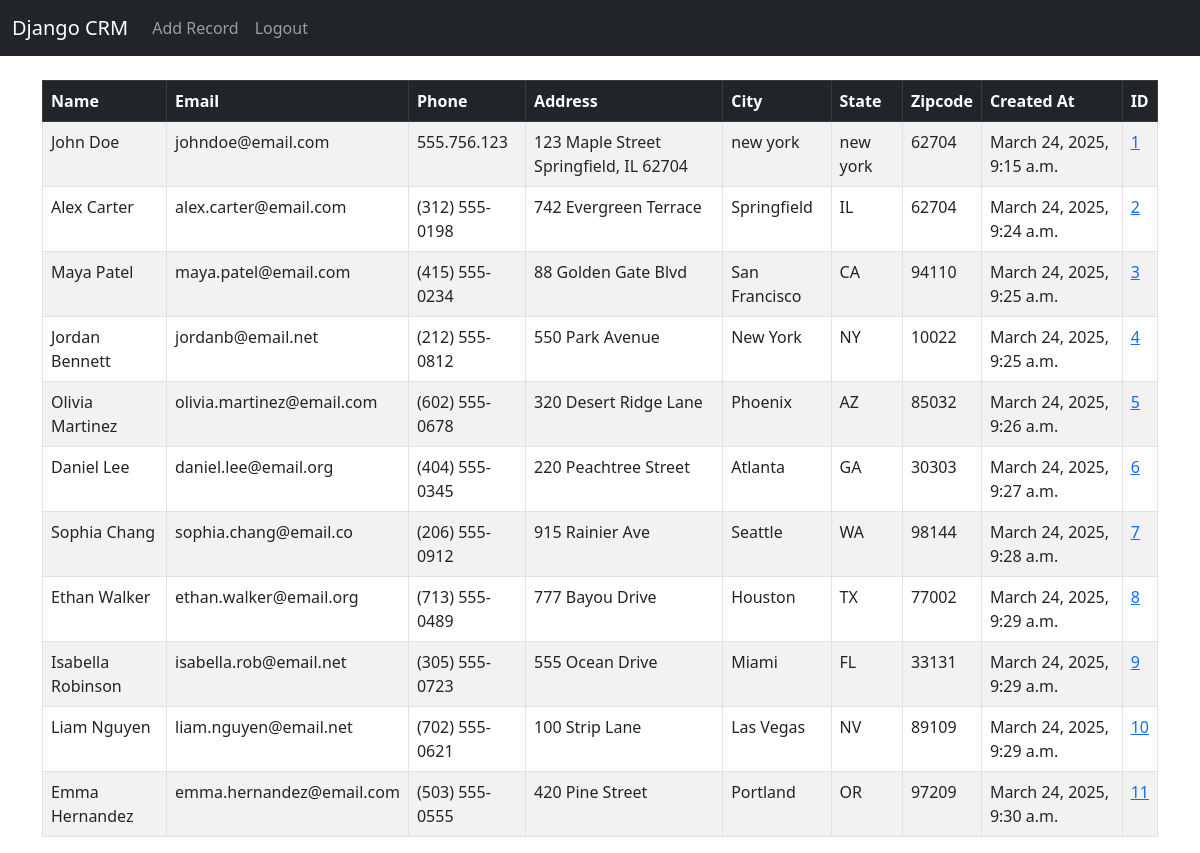
The app's page / (signed in) with its own data.
### website/models.py (models this page shows, shortened)
class Record(models.Model):
	created_at = models.DateTimeField(auto_now_add=True)
	first_name = models.CharField(max_length=50)
	last_name =  models.CharField(max_length=50)
	email =  models.CharField(max_length=100)
	phone = models.CharField(max_length=15)
	address =  models.CharField(max_length=100)
	city =  models.CharField(max_length=50)
	state =  models.CharField(max_length=50)
	zipcode =  models.CharField(max_length=20)

### website/views.py (the view)
# urls.py: path('', views.home, name='home'),
def home(request):
	records = Record.objects.all()
	if request.method == 'POST':
		username = request.POST['username']
		password = request.POST['password']
		user = authenticate(request, username=username, password=password)
		if user is not None:
			login(request, user)
			messages.success(request, "You Have Been Logged In!")
			return redirect('home')
		else:
			messages.success(request, "There Was An Error Logging In, Please Try Again...")
			return redirect('home')
	else:
		return render(request, 'home.html', {'records':records})

### website/templates/home.html (shortened to what this page needs)
{% extends 'base.html' %}
{% block content %}
{% if user.is_authenticated %}
<table class="table table-striped table-hover table-bordered">
  <thead class="table-dark">
    <tr>
      <th scope="col">Name</th>
      <th scope="col">Email</th>
      <th scope="col">Phone</th>
      <th scope="col">Address</th>
      <th scope="col">City</th>
      <th scope="col">State</th>
      <th scope="col">Zipcode</th>
      <th scope="col">Created At</th>
      <th scope="col">ID</th>
    </tr>
  </thead>
  <tbody>
{% if records %}
	{% for record in records %}
		<tr>
			<td>{{ record.first_name }} {{ record.last_name }}</td>
			<td>{{ record.email }}</td>
			<td>{{ record.phone }}</td>
			<td>{{ record.address }}</td>
			<td>{{ record.city }}</td>
			<td>{{ record.state }}</td>
			<td>{{ record.zipcode }}</td>
			<td>{{ record.created_at }}</td>
			<td><a href="{% url 'record' record.id %}">{{ record.id }}</a></td>
		</tr>
	{% endfor %}
{% endif %}
	  </tbody>
	</table>
{% endif %}
{% endblock %}

### website/templates/base.html (shortened to what this page needs)
<!doctype html>
<html lang="en">
  <head>
    <link href="https://cdn.jsdelivr.net/npm/bootstrap@5.3.0-alpha1/dist/css/bootstrap.min.css" rel="stylesheet">
  </head>
  <body>
    {% include 'navbar.html' %}
    <div class="container">
      <br/>
      {% block content %}
      {% endblock%}
    </div>
  </body>
</html>

### website/templates/navbar.html (shortened to what this page needs)
<nav class="navbar navbar-expand-lg navbar-dark bg-dark">
  <div class="container-fluid">
    <a class="navbar-brand" href="{% url 'home' %}">Django CRM</a>
    <div class="collapse navbar-collapse" id="navbarSupportedContent">
      <ul class="navbar-nav me-auto mb-2 mb-lg-0">
        {% if user.is_authenticated %}
        <li class="nav-item">
          <a class="nav-link" href="{% url 'add_record' %}">Add Record</a>
        </li>
        <li class="nav-item">
          <a class="nav-link" href="{% url 'logout' %}">Logout</a>
        </li>
        {% endif %}
      </ul>
    </div>
  </div>
</nav>

### records on screen
Record: first_name "John", last_name "Doe", email "johndoe@email.com", phone "555.756.123", address "123 Maple Street Springfield, IL 62704", city "new york", state "new york", zipcode "62704", created_at "March 24, 2025, 9:15 a.m.", id "1"
Record: first_name "Alex", last_name "Carter", email "alex.carter@email.com", phone "(312) 555-0198", address "742 Evergreen Terrace", city "Springfield", state "IL", zipcode "62704", created_at "March 24, 2025, 9:24 a.m.", id "2"
Record: first_name "Maya", last_name "Patel", email "maya.patel@email.com", phone "(415) 555-0234", address "88 Golden Gate Blvd", city "San Francisco", state "CA", zipcode "94110", created_at "March 24, 2025, 9:25 a.m.", id "3"
Record: first_name "Jordan", last_name "Bennett", email "jordanb@email.net", phone "(212) 555-0812", address "550 Park Avenue", city "New York", state "NY", zipcode "10022", created_at "March 24, 2025, 9:25 a.m.", id "4"
Record: first_name "Olivia", last_name "Martinez", email "olivia.martinez@email.com", phone "(602) 555-0678", address "320 Desert Ridge Lane", city "Phoenix", state "AZ", zipcode "85032", created_at "March 24, 2025, 9:26 a.m.", id "5"
Record: first_name "Daniel", last_name "Lee", email "daniel.lee@email.org", phone "(404) 555-0345", address "220 Peachtree Street", city "Atlanta", state "GA", zipcode "30303", created_at "March 24, 2025, 9:27 a.m.", id "6"
Record: first_name "Sophia", last_name "Chang", email "sophia.chang@email.co", phone "(206) 555-0912", address "915 Rainier Ave", city "Seattle", state "WA", zipcode "98144", created_at "March 24, 2025, 9:28 a.m.", id "7"
Record: first_name "Ethan", last_name "Walker", email "ethan.walker@email.org", phone "(713) 555-0489", address "777 Bayou Drive", city "Houston", state "TX", zipcode "77002", created_at "March 24, 2025, 9:29 a.m.", id "8"
Record: first_name "Isabella", last_name "Robinson", email "isabella.rob@email.net", phone "(305) 555-0723", address "555 Ocean Drive", city "Miami", state "FL", zipcode "33131", created_at "March 24, 2025, 9:29 a.m.", id "9"
Record: first_name "Liam", last_name "Nguyen", email "liam.nguyen@email.net", phone "(702) 555-0621", address "100 Strip Lane", city "Las Vegas", state "NV", zipcode "89109", created_at "March 24, 2025, 9:29 a.m.", id "10"
Record: first_name "Emma", last_name "Hernandez", email "emma.hernandez@email.com", phone "(503) 555-0555", address "420 Pine Street", city "Portland", state "OR", zipcode "97209", created_at "March 24, 2025, 9:30 a.m.", id "11"
